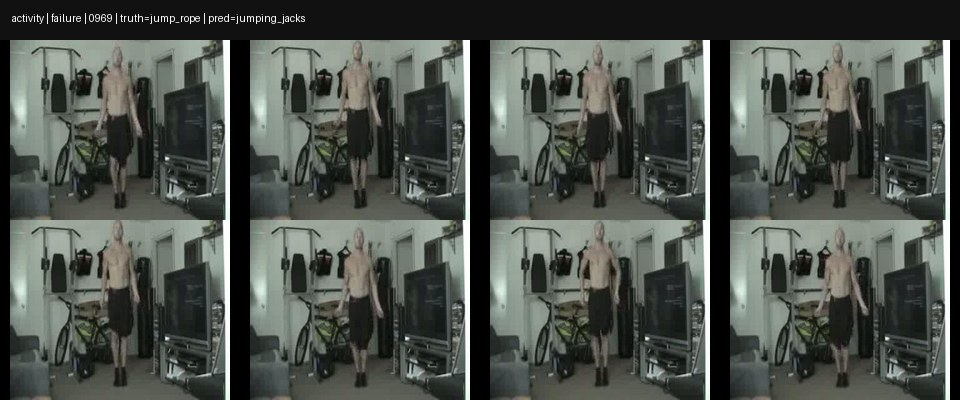
#> input picture experiments/examples/2026-11-26-human-understanding/activity-failure-0969.jpg, 960 x 400 px
$ python -i ground.py   (imports and definitions only)
#> lines starting #> are read from the running program, lines starting #| are printed output that depends on the picture
#> further down, picture is the input picture: shape (400, 960, 3); mean B, G, R 76.4, 82.1, 77.1
"""Project an upright sprite on a flat floor using its settled image-space body size."""
from dataclasses import dataclass

import cv2
import numpy as np


# [12 lines left out: functions camera_reference, projected_height, not called in this run]


@dataclass(frozen=True)
class GroundProjection:
    depth_slope: float
    depth_intercept: float
    horizon_y: float

    def depth_at(self, x: float, y: float) -> float:
        """Unclipped inverse depth of the ground plane, in this exposure's units."""
        return self.depth_slope * y + self.depth_intercept

    # [7 lines left out: function height_ratio, not called in this run]


def _horizon(frame: np.ndarray) -> float:
    """Estimate the horizon from a vanishing point of horizontal room lines."""
    height, width = frame.shape[:2]
#> height = 400; width = 960
    scale = min(1.0, 384 / max(height, width))
#> scale = 0.4
    small = cv2.resize(frame, (max(1, round(width * scale)), max(1, round(height * scale))))
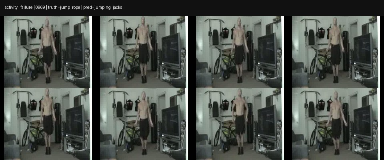
#> small: shape (160, 384, 3); mean B, G, R 76.5, 82.2, 77.2
    h, w = small.shape[:2]
#> h = 160; w = 384
    edges = cv2.Canny(cv2.cvtColor(small, cv2.COLOR_BGR2GRAY), 50, 125)
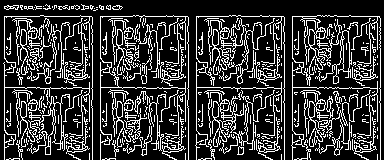
#> edges: shape (160, 384); 21.9% white in thin lines or dots
    lines = cv2.HoughLinesP(edges, 1, np.pi / 180, max(12, w // 19),
                            minLineLength=max(10, w // 9), maxLineGap=max(2, w // 70))
#> lines = 49 rows, first 6: [100, 16, 187, 16], [137, 98, 188, 95], [100, 87, 145, 87], [196, 159, 196, 16], [317, 88, 362, 88], [4, 145, 63, 130]
    # The ordinary standing camera fallback matches perspective.standing_height_px.
    fallback = 0.4
    if lines is None:
        return fallback
    x1, y1, x2, y2 = lines[:, 0].astype(np.float64).T
#> x1 = 49 values, max 380 at index 19, min 4 at index 5, mean 173; y1 = 49 values, max 159 at index 3, min 5 at index 27, mean 95; x2 = 49 values, max 380 at index 11, min 4 at index 16, mean 209.5; y2 = 49 values, max 149 at index 47, min 9 at index 27, mean 72.16
    slopes = (y2 - y1) / np.where(x2 != x1, x2 - x1, 1e-5)
#> slopes = 49 values, max 55 at index 37, min -14300000 at index 3, mean -2428569.7
    usable = (abs(slopes) > 0.14) & (abs(slopes) < 2.5)
    if usable.sum() < 6:
        return fallback
    slopes = slopes[usable]
#> slopes = [-0.254, -0.234, 0.271, -0.31, -0.209, -0.489, -0.34, 0.333, -0.429]
    offsets = y1[usable] - slopes * x1[usable]
#> offsets = [146, 109.9, 18.4, 157.3, 123, 191.7, 164.2, 6.67, 166.4]
    lengths = np.hypot(x2 - x1, y2 - y1)[usable]
#> lengths = [60.88, 65.73, 49.73, 43.97, 43.93, 50.09, 52.81, 50.6, 45.69]
    # Opposite inclinations and long independent segments must agree about
    # both coordinates. This rejects a set of parallel shelf fronts.
    xs, ys = np.meshgrid(np.linspace(.16 * w, .84 * w, 45), np.linspace(.04 * h, .62 * h, 64))
    error = np.abs(xs[..., None] * slopes + offsets - ys[..., None])
    support = np.maximum(0.0, 1 - error / max(2.0, .014 * h))
    positive = slopes > 0
#> positive = [False, False, True, False, False, False, False, True, False]
    score_pos = (support[..., positive] * lengths[positive]).sum(axis=-1)
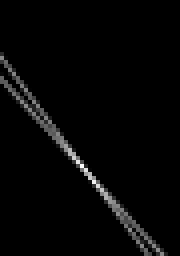
#> score_pos: shape (64, 45) float64 (shown 4 times larger); min 0, max 89.84, mean 2.1; drawn with min black and max white
    score_neg = (support[..., ~positive] * lengths[~positive]).sum(axis=-1)
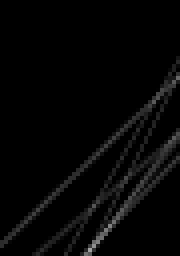
#> score_neg: shape (64, 45) float64 (shown 4 times larger); min 0, max 161.2, mean 5.6
    score = np.sqrt(score_pos * score_neg)
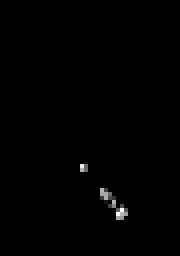
#> score: shape (64, 45) float64 (shown 4 times larger); min 0, max 63.39, mean 0.3; drawn with min black and max white
    row, col = np.unravel_index(np.argmax(score), score.shape)
#> row = 53; col = 29
    if min(score_pos[row, col], score_neg[row, col]) < 0.33 * w:
        return fallback
    return float(ys[row, col] / h)


# [42 lines left out: function fit_ground, not called in this run]

>>> import cv2
>>> picture = cv2.imread('../../experiments/examples/2026-11-26-human-understanding/activity-failure-0969.jpg')
>>> result = _horizon(picture)
#> result = 0.4

$ run again, on experiments/examples/2026-11-26-human-understanding/activity-failure-1819.jpg
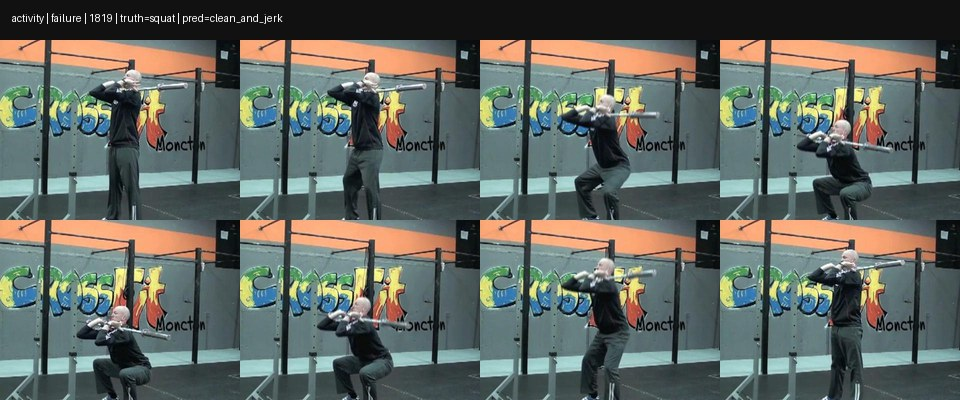
#> input picture experiments/examples/2026-11-26-human-understanding/activity-failure-1819.jpg, 960 x 400 px
#> picture is the input picture: shape (400, 960, 3); mean B, G, R 97.4, 103.4, 97.5
#> in _horizon, `edges = cv2.Canny(cv2.cvtColor(small, cv2.COLOR_BGR2GRAY), 50, 125)`:
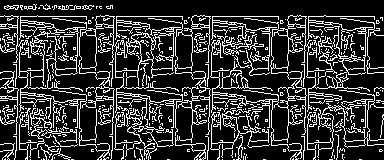
#> edges: shape (160, 384); 20.9% white in thin lines or dots
#> lines = 41 rows, first 6: [288, 16, 374, 16], [184, 94, 226, 104], [288, 120, 337, 127], [0, 116, 122, 97], [69, 32, 115, 38], [182, 72, 233, 69]
#> x1 = 41 values, max 319 at index 25, min 0 at index 3, mean 136.8; y1 = 41 values, max 151 at index 14, min 5 at index 33, mean 72.56; x2 = 41 values, max 374 at index 0, min 17 at index 39, mean 191; y2 = 41 values, max 148 at index 22, min 8 at index 33, mean 70.8
#> in _horizon, `slopes = (y2 - y1) / np.where(x2 != x1, x2 - x1, 1e-5)`: slopes = 41 values, max 0.304 at index 24, min -33.5 at index 39, mean -0.81
#> in _horizon, `slopes = slopes[usable]`: slopes = [0.238, 0.143, -0.156, -0.421, -0.239, -0.149, 0.17, -0.141, 0.304, 0.229, 0.245]
#> offsets = [50.19, 78.86, 116, 175.8, 128.5, 143.7, 3.49, 77, 11.65, 72.42, 67.04]
#> lengths = [43.17, 49.5, 123.5, 61.85, 47.3, 47.52, 47.68, 64.63, 72.12, 49.24, 54.57]
#> positive = [True, True, False, False, False, False, True, False, True, True, True]
#> in _horizon, `score = np.sqrt(score_pos * score_neg)`:
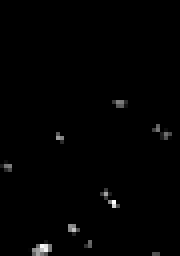
#> score: shape (64, 45) float64 (shown 4 times larger); min 0, max 82.98, mean 0.7; drawn with min black and max white
#> row = 50; col = 28
#> result = 0.4
